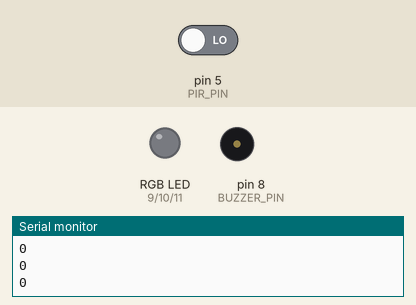
Simulated run of this sketch. Board: Arduino Uno, built with avr-gcc and run on an emulated ATmega328P. Shown: an RGB LED mixed from three pins (HIGH = lit), buzzer (waves = sounding, pin HIGH), the last lines printed to the serial monitor. The test bench sets the inputs (shaded band); at power-on: pin 5 (PIR_PIN) LOW.

Above: at 1.2 s.
1.3 s: pin 5 (PIR_PIN) driven HIGH
At 1.45 s:
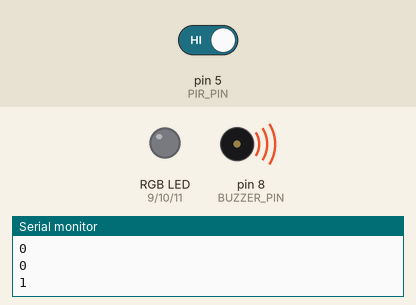
At 2.06 s:
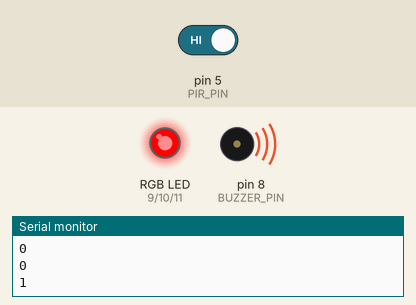
Timing chart, 0 to 10.3 s (numbered marks = the images above; inputs shaded):
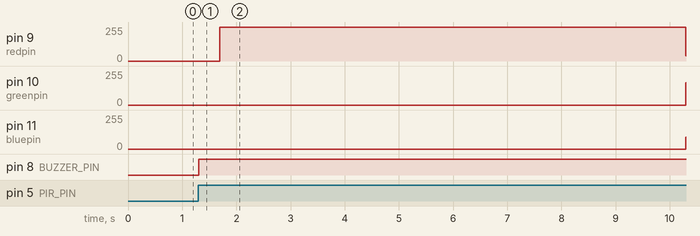

Measured:
- after the input at 1.3 s, pin 9 (redpin): 0/255 → 255/255 after 0.40 s, → 39/255 8.6 s later; pin 10 (greenpin): 0/255 → 166/255 after 9.0 s; pin 11 (bluepin): 0/255 → 89/255 after 9.0 s; pin 8 (BUZZER_PIN): LOW → HIGH at once

The sketch:

PIR_alarm.ino
```cpp
/*
 * 名称   : PIR alarm
 * 功能   : PIR控制蜂鸣器和SK6812 RGB模块
 * 作者   : http://www.keyes-robot.com/
*/
#define PIR_PIN  5     //PIR运动传感器控制引脚为D5
#define BUZZER_PIN  8  //定义有源蜂鸣器控制引脚为D8
int item = 0;

int redpin = 9;    // 定义红色LED引脚D9
int greenpin = 10; // 定义绿色LED引脚D10
int bluepin = 11;  // 定义蓝色LED引脚D11
int val;

void setup() {
  Serial.begin(9600);//启动串口监视器，设置波特率为9600
  pinMode(PIR_PIN, INPUT);  //设置PIR运动传感器的引脚为输入模式
  pinMode(BUZZER_PIN, OUTPUT); //设置有源蜂鸣器的引脚为输出模式
  pinMode(redpin, OUTPUT);   //设置红色LED引脚为输出模式
  pinMode(greenpin, OUTPUT); //设置绿色LED引脚为输出模式
  pinMode(bluepin, OUTPUT);  //设置蓝色LED引脚为输出模式
}

void loop() {
  item = digitalRead(PIR_PIN);//读取红外热释传感器输出的数字信号
  Serial.println(item);          //打印变量item的值
  if (item == 1) {  //运动检测
    digitalWrite(BUZZER_PIN, HIGH); //打开蜂鸣器
    for(val = 0; val < 255; val++){  //val的值不断由0增加到255
      analogWrite(bluepin, val);  //给PWM口(D11)写入一个0 ~ 255的模拟值
      analogWrite(greenpin, 255-val);
      analogWrite(redpin, 128-val);
      delay(3);
      }
    for(val = 255; val > 0; val--){  //val的值不断由255减少到0
      analogWrite(bluepin, val);
      analogWrite(greenpin, 255-val);
      analogWrite(redpin, 128-val);
      delay(3);
      }
  } else {  //没有检测到任何信号或数据
    digitalWrite(BUZZER_PIN, LOW); //关掉蜂鸣器
    analogWrite(bluepin, 0);
    analogWrite(greenpin, 0);
    analogWrite(redpin, 0);
  }
}
```
